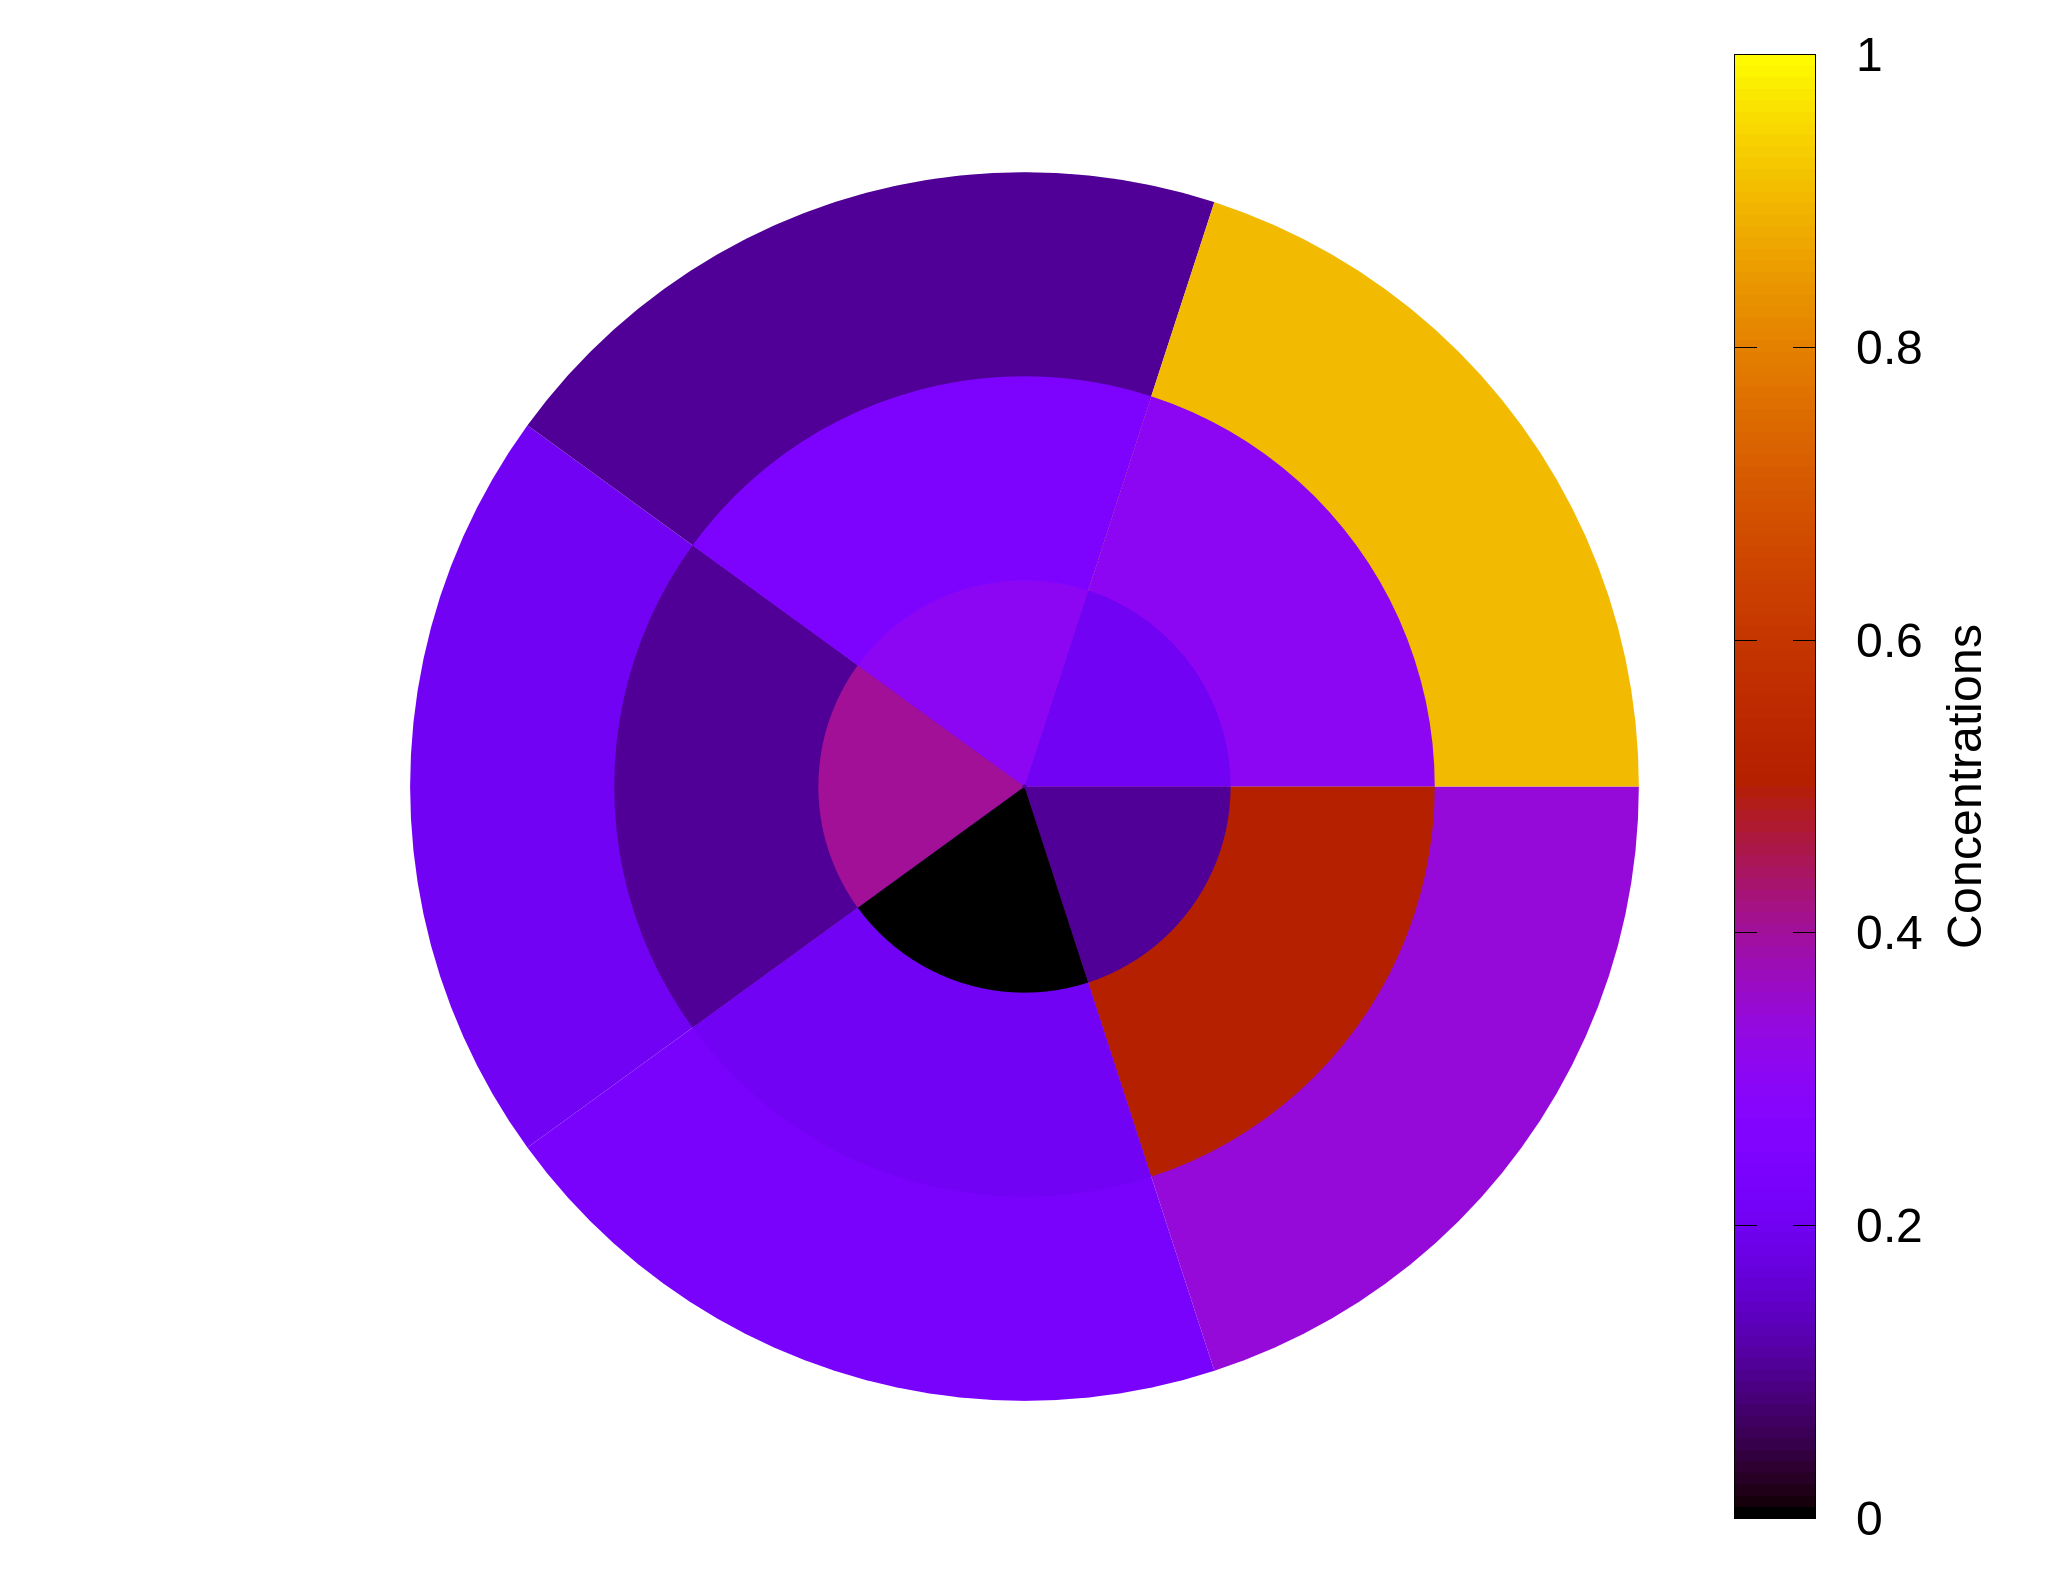

Reproduce this figure in gnuplot.
# Output preferences
set terminal pngcairo transparent font "Arial" fontscale 3 size 2048, 1572
set output 'mapcart2pol.png'

# Set the environment for using colorbox
set pm3d implicit at s

# Colorbox options
set style line 1234 linetype -1 linewidth 1
set colorbox border 1234
set cbrange [0:1]
set cblabel "Concentrations"

# Unset unnecessary elements
unset border
unset key
set   noxtics
set   noytics

# Plot the objects
set object 16 circle center screen 0.5, 0.5, 0 size screen 0.001 arc [0:360] 
set object 16 back fillcolor palette frac 0.1 fillstyle solid 1.00 noborder

set object 15 circle center screen 0.5, 0.5, 0 size screen 0.100667 arc [0:72] 
set object 15 back fillcolor palette frac 0.2 fillstyle solid 1.00 noborder

set object 14 circle center screen 0.5, 0.5, 0 size screen 0.100667 arc [72:144] 
set object 14 back fillcolor palette frac 0.3 fillstyle solid 1.00 noborder

set object 13 circle center screen 0.5, 0.5, 0 size screen 0.100667 arc [144:216] 
set object 13 back fillcolor palette frac 0.4 fillstyle solid 1.00 noborder

set object 12 circle center screen 0.5, 0.5, 0 size screen 0.100667 arc [216:288] 
set object 12 back fillcolor palette frac 0 fillstyle solid 1.00 noborder

set object 11 circle center screen 0.5, 0.5, 0 size screen 0.100667 arc [288:360] 
set object 11 back fillcolor palette frac 0.1 fillstyle solid 1.00 noborder

set object 10 circle center screen 0.5, 0.5, 0 size screen 0.200333 arc [0:72] 
set object 10 back fillcolor palette frac 0.3 fillstyle solid 1.00 noborder

set object 9 circle center screen 0.5, 0.5, 0 size screen 0.200333 arc [72:144] 
set object 9 back fillcolor palette frac 0.24 fillstyle solid 1.00 noborder

set object 8 circle center screen 0.5, 0.5, 0 size screen 0.200333 arc [144:216] 
set object 8 back fillcolor palette frac 0.1 fillstyle solid 1.00 noborder

set object 7 circle center screen 0.5, 0.5, 0 size screen 0.200333 arc [216:288] 
set object 7 back fillcolor palette frac 0.2 fillstyle solid 1.00 noborder

set object 6 circle center screen 0.5, 0.5, 0 size screen 0.200333 arc [288:360] 
set object 6 back fillcolor palette frac 0.5 fillstyle solid 1.00 noborder

set object 5 circle center screen 0.5, 0.5, 0 size screen 0.3 arc [0:72] 
set object 5 back fillcolor palette frac 0.9 fillstyle solid 1.00 noborder

set object 4 circle center screen 0.5, 0.5, 0 size screen 0.3 arc [72:144] 
set object 4 back fillcolor palette frac 0.1 fillstyle solid 1.00 noborder

set object 3 circle center screen 0.5, 0.5, 0 size screen 0.3 arc [144:216] 
set object 3 back fillcolor palette frac 0.2 fillstyle solid 1.00 noborder

set object 2 circle center screen 0.5, 0.5, 0 size screen 0.3 arc [216:288] 
set object 2 back fillcolor palette frac 0.22 fillstyle solid 1.00 noborder

set object 1 circle center screen 0.5, 0.5, 0 size screen 0.3 arc [288:360] 
set object 1 back fillcolor palette frac 0.34 fillstyle solid 1.00 noborder


# Set a very small range for the y values
set yrange [0.0000 : 0.00000001]

# Plot just in order for the objects to be visible
plot 1
